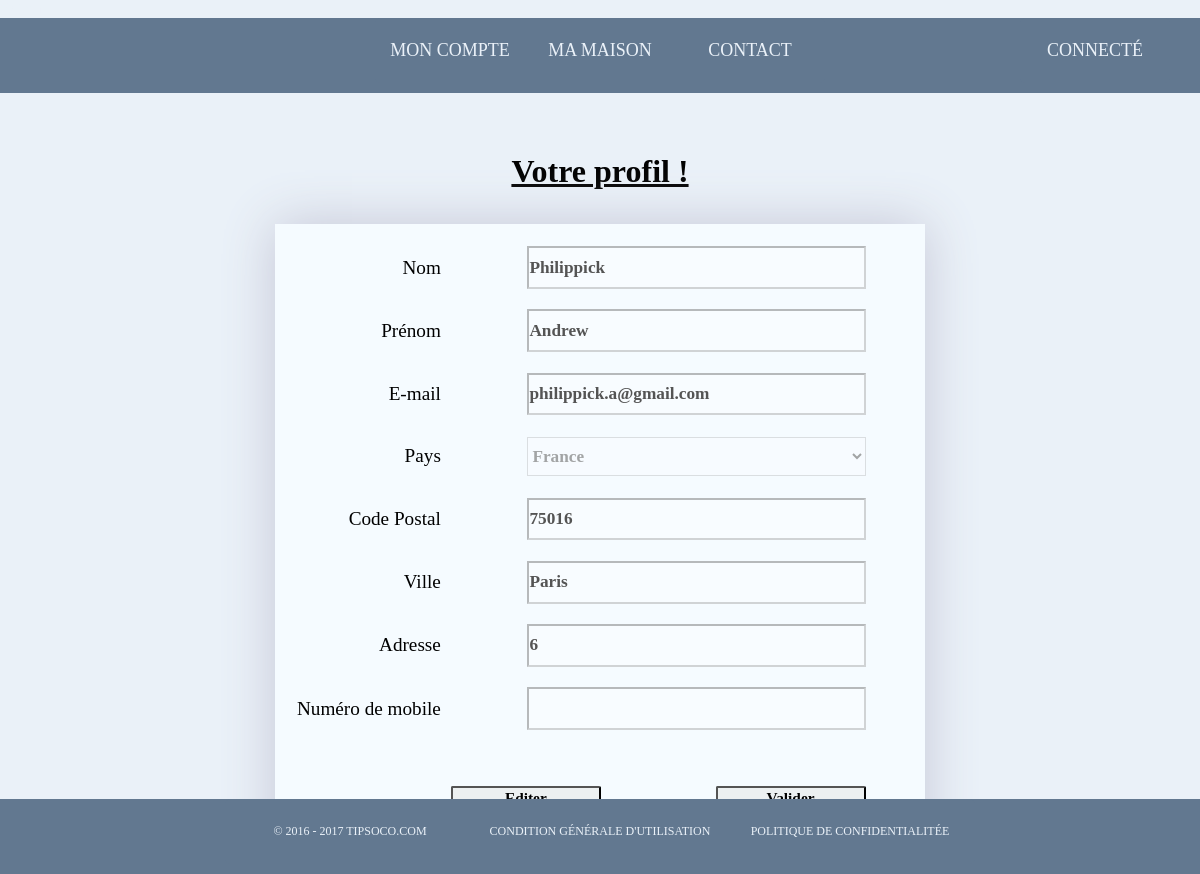
Screenshot of /Vue_admin/modification.php (signed in) with the database file from the repository.
### tables this page shows
CREATE TABLE `client` (
  `id` int(11) NOT NULL,
  `lastname` text NOT NULL,
  `firstname` text NOT NULL,
  `mail` varchar(255) NOT NULL,
  `password` text NOT NULL,
  `type` int(11) NOT NULL,
  `country` varchar(255) NOT NULL,
  `city` varchar(255) NOT NULL,
  `postcode` varchar(255) NOT NULL,
  `mobilenumber` varchar(255) NOT NULL,
  `adresse` varchar(255) NOT NULL
);

### Controleur/controleur_profil.php (called while the page is built, shortened)
<?php
if(isset($_SESSION['id']))
{
	$idc = $_SESSION['id'];
	$reqclient = $bdd->prepare('SELECT * FROM client WHERE id=?');
	$reqclient->execute(array($idc));
	$clientfetch = $reqclient->fetch();
	$lastname = $clientfetch['lastname'];
	$firstname = $clientfetch['firstname'];
	$mail = $clientfetch['mail'];
	$nummobile = $clientfetch['mobilenumber'];
	$country = $clientfetch['country'];
	$city = $clientfetch['city'];
	$postcode = $clientfetch['postcode'];
	$adresse = $clientfetch['adresse'];
}
else
{
	header("Location: ../Vue/login.php");
}
?>

### Vue/profil.php (the view, shortened to what this page needs)
<?php
require ("../Modele/connexion.php");
include("../Controleur/controleur_profil.php");
?>
<html>
<head>
	<link rel="stylesheet" type="text/css" href="../Styles/profil.css">
	<link rel="stylesheet" type="text/css" href="../Styles/header_footer_for_connected_style.css">
</head>
	<body>
	    <div class="form" align="center">
	    	<br>
	    	<br>
			<h2 class="main-text">Votre profil !</h2>
			<br>
			<div class="formulaire">
			<form method="POST" action="">
				<table>
					<tr>
						<td><br><label for="last-name">Nom</label></td>
						<?php
						if(isset($_POST["confirm-edit"]))
						{
							if($lastname != "")
							{
							echo '<td><br><input class="input-box" style="text-decoration:none; font-weight: bold;" type="text" name="lastname" placeholder="" required value='.$lastname.'></td>';
							}
						}
						else
						{
							if($lastname != "")
							{
							echo '<td><br><input class="input-box" style="text-decoration:none; font-weight: bold;" type="text" name="lastname" placeholder="" disabled value='.$lastname.'></td>';
							}
						}
						?>
					<tr>
						<td><br><label for="first-name">Prénom</label></td>
						<?php
						if(isset($_POST["confirm-edit"]))
						{
							if($firstname != "")
							{
							echo '<td><br><input class="input-box" style="text-decoration:none; font-weight: bold;" type="text" name="firstname" placeholder="" required value='.$firstname.'></td>';
							}
						}
						else
						{
							if($firstname != "")
							{
							echo '<td><br><input class="input-box" style="text-decoration:none; font-weight: bold;" type="text" name="firstname" placeholder="" disabled value='.$firstname.'></td>';
							}
						}
						?>
					<tr>
						<td><br><label for="mail">E-mail</label></td>
						<?php
						if(isset($_POST["confirm-edit"]))
						{
							if($mail != "")
							{
							echo '<td><br><input class="input-box" style="text-decoration:none; font-weight: bold;" type="email" name="mail" placeholder="" required value='.$mail.'></td>';
							}
						}
						else
						{
							if($mail != "")
							{
							echo '<td><br><input class="input-box" style="text-decoration:none; font-weight: bold;" type="email" name="mail" placeholder="" disabled value='.$mail.'></td>';
							}
						}
						?>
					</tr>
					<tr>
						<td><br><label for="country">Pays</label></td>
						<td><br>
						<?php
						if(isset($_POST["confirm-edit"]))
						{
							echo '<select style="text-decoration:none; font-weight: bold;" class="select" name="country" >';
							if($country != "")
							{
								echo '<option selected="selected">'.$country.'</option>';
							}
							else
							{
								echo '<option selected="selected" value="blank"></option>';
							}
						}
						else
						{
							echo '<select style="text-decoration:none; font-weight: bold;" class="select" name="country" disabled >';
							if($country != "")
							{
								echo '<option selected="selected">'.$country.'</option>';
							}
							else
							{
								echo '<option selected="selected" value="blank"></option>';
							}
						}
							?>
								<option value="ZW">Zimbabwe</option></select>
						</td>
					</tr>
					<tr>
						<td><br><label for="post-code">Code Postal</label></td>
						<?php
						if(isset($_POST["confirm-edit"]))
						{
							if($postcode != "")
							{
							echo '<td><br><input class="input-box" style="text-decoration:none; font-weight: bold;" type="text" name="postcode" placeholder="" value='.$postcode.'></td>';
							}
							else
							{
							echo '<td><br><input class="input-box" style="text-decoration:none; font-weight: bold;" type="text" name="postcode" placeholder="" ></td>';
							}
						}
						else
						{
							if($postcode != "")
							{
							echo '<td><br><input class="input-box" style="text-decoration:none; font-weight: bold;" type="text" name="postcode" placeholder="" disabled value='.$postcode.'></td>';
							}
							else
							{
								echo '<td><br><input class="input-box" style="text-decoration:none; font-weight: bold;" type="text" name="postcode" placeholder="" disabled value='.$postcode.'></td>';
							}
						}
						?>
					<tr>
						<td><br><label for="city">Ville</label></td>
						<?php
						if(isset($_POST["confirm-edit"]))
						{
							if($mail != "")
							{
							echo '<td><br><input class="input-box" style="text-decoration:none; font-weight: bold;" type="text" name="city" placeholder="" value='.$city.'></td>';
							}
							else
							{
							echo '<td><br><input class="input-box" style="text-decoration:none; font-weight: bold;" type="text" name="city" placeholder="" ></td>';
							}
						}
						else
						{
							if($city != "")
							{
							echo '<td><br><input class="input-box" style="text-decoration:none; font-weight: bold;" type="text" name="city" placeholder="" disabled value='.$city.'></td>';
							}
							else
							{
								echo '<td><br><input class="input-box" style="text-decoration:none; font-weight: bold;" type="text" name="city" placeholder="" disabled value='.$city.'></td>';
							}
						}
						?>
					<tr>
						<td><br><label for="city">Adresse</label></td>
						<?php
						if(isset($_POST["confirm-edit"]))
						{
							if($adresse != "")
							{
							echo '<td><br><input class="input-box" style="text-decoration:none; font-weight: bold;" type="text" name="adresse" placeholder="" value='.$adresse.'></td>';
							}
							else
							{
							echo '<td><br><input class="input-box" style="text-decoration:none; font-weight: bold;" type="text" name="adresse" placeholder=""></td>';
							}
						}
						else
						{
							if($adresse != "")
							{
							echo '<td><br><input class="input-box" style="text-decoration:none; font-weight: bold;" type="text" name="adresse" placeholder="" disabled value='.$adresse.'></td>';
							}
							else
							{
								echo '<td><br><input class="input-box" style="text-decoration:none; font-weight: bold;" type="text" name="adresse" placeholder="" disabled value='.$adresse.'></td>';
							}
						}
						?>
					<tr>
						<td><br><label for="mobile-number">Numéro de mobile</label></td>
						<?php
						if(isset($_POST["confirm-edit"]))
						{
							if($nummobile != 0)
							{
							echo '<td><br><input class="input-box" style="text-decoration:none; font-weight: bold;" type="text" name="nummobile" placeholder="" value='.$nummobile.'></td>';
							}
							else
							{
							echo '<td><br><input class="input-box" style="text-decoration:none; font-weight: bold;" type="text" name="nummobile" placeholder=""></td>';
							}
						}
						else
						{
							if($nummobile != 0)
							{
								echo '<td><br><input class="input-box" style="text-decoration:none; font-weight: bold;" type="text" name="nummobile" placeholder="" disabled value='.$nummobile.'></td>';
							}
							else
							{
								echo '<td><br><input class="input-box" style="text-decoration:none; font-weight: bold;" type="text" name="nummobile" placeholder="" disabled></td>';
							}
						}
						?>
					<tr>
						<td><br><br><input class="edit" type="submit" name="confirm-edit" value="Editer"></td>
						<td><br><br><input class="button" type="submit" name="confirm-button" value="Valider"></td>
					</tr>
				</table>
			</form>
			</div>
			<br>
	</body>
</html>

### Styles/profil.css (style rules this page uses)
* { margin: 0%; padding: 0%; font-family: "Calibri"; }
body { background-color: #EAF1F8; width: 100%; height:90%; }
h2 { position: relative; top: 3vh; font-size: 200%; text-decoration: underline; }
.formulaire { position: relative; top: 5vh; width: 650px; height: 650px; -webkit-box-shadow: 0 0 50px #C5C6D6; box-shadow: 0 0 50px #C5C6D6; background-color: #f5fbff; }
table { top: 20%; left: -5%; position: relative; height: 600px; width: 600px; font-size: 120%; text-align: right; }
input.input-box { height: 70%; width: 80%; margin-left: 10%; font-size: 90%; text-decoration: underline; background-color: #f8fcff; }
select { cursor: pointer; height: 65%; width: 80%; font-size: 90%; background-color: #f8fcff; }
header { height: 10%; width: 100%; background-color: #627890; }
footer { background-color: #627890; width: 100%; height:10%; margin-top: 84px; }
.form { position: relative; top: 0px; }
.select { background-color: #f8fcff; }

### Styles/header_footer_for_connected_style.css (style rules this page uses)
header { height: 75px; width: 100%; background-color: #627890; }
* { font-family: calibri; }
body { margin: 0%; background-color: #EAF1F8; }
footer { z-index: 15; position: fixed; background-color: #627890; height: 75px; bottom: 0px; width: 100%; }
nav { position: relative; text-align: center; z-index: 5; }
nav > ul { list-style: none; padding: 0; margin: 0; display: inline-block; background: #627890; border-radius: 5px; }
nav > ul > li { float: left; width: 150px; height: 65px; line-height: 65px; position: relative; text-transform: uppercase; font-size: 18px; color: #EAF1F8; cursor: pointer; }
a { color: rgba(255, 255, 255, 0.7); text-decoration: none; }
a { color: #EAF1F8; text-decoration: none; }
nav a { color: #EAF1F8; text-decoration: none; }
nav { z-index: 5; }
.menu_der { z-index: 10; position: absolute; left: 85%; }
.menu_der > ul > li { width: 150px; height: 65px; }
nav.footer { position: relative; text-align: center; z-index: 5; }
nav.footer > ul { list-style: none; padding: 0; margin: 0; display: inline-block; background: #627890; border-radius: 5px; }
nav.footer > ul > li { float: left; width: 250px; height: 65px; line-height: 65px; position: relative; text-transform: uppercase; font-size: 12px; color: #EAF1F8; cursor: pointer; }

### rows the page displays
client: lastname "Philippick", firstname "Andrew", mail "philippick.a@gmail.com", country "France", postcode "75016", city "Paris", adresse "6"
